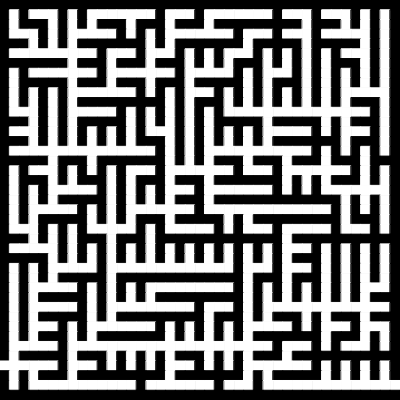
Frame 1 (no input)
Frame 60 (no input): identical to frame 1, image omitted
Frame 120 (the mouse pressed at the canvas centre since frame 60): identical to frame 1, image omitted

The p5.js sketch that drew this single still picture (run headless with seeded random() and noise() and a simulated clock; from frame 60 on, the mouse is pressed at the canvas centre):

// p5.js sketch
// ── sketch.js
function setup() {
    createCanvas(400, 400);
  }
  
  
  function printM(m){
    let s = "";
    for (let i = 0; i < m.length; i++){
      s = s + "\n";
      for (let j = 0; j < m[0].length; j++){
        s = s + " " + m[i][j];
      }
    }
    console.log(s);
  }
  
  function drawMatrix(m){
    let base = width / m.length;
    let altu = height / m[0].length;
    for (let x = 0; x < m.length; x++){
      for (let y = 0; y < m.length; y++){
        c = (m[x][y] == 0)? 255: 0;
        stroke(c);
        fill(c);
        rect(y * altu, x * base, altu, base);
      }
    }
  }
  
  function pared(m, i, j){
    rounds = {}
    rounds.up = i - 1 === 0;
    rounds.right = j + 2 === m[1].length;
    rounds.down = i + 2 === m.length;
    rounds.left = j - 1 === 0;
    return rounds;
  }
  
  function adj(arr, m, i, j){
    let ret = arr;
    let rnds = pared(m, i, j);
    if (!rnds.up && m[i - 2][j] > 0){
      ret.push([i - 2, j, i, j]);
      m[i - 2][j] = -1;
    }
    if (!rnds.right && m[i][j + 2] > 0){
      ret.push([i, j + 2, i, j]);
      m[i][j + 2] = -1;
    }
    if (!rnds.down && m[i + 2][j] > 0){
      ret.push([i + 2, j, i, j]);
      m[i + 2][j] = -1;
    }
    if (!rnds.left && m[i][j - 2] > 0){
      ret.push([i, j - 2, i, j]);
      m[i][j - 2] = -1;
    }
    
    return ret;
  }
  
  function generate(cellH, cellV){
    let h = 2 * cellH + 1;
    let v = 2 * cellV + 1;
    let m = [];
    let salas = [];
    
  
    for (let i = 0; i < v; i++){
      m[i] = []
      for (let j = 0; j < h; j++){
        m[i][j] = 1;
      }
    }
    let init = 2 * parseInt(Math.random() * cellH) + 1;
    let end = 0;
    do {
      end = 2 * parseInt(Math.random() * cellH) + 1;
    } while (end === init);
    salas = adj(salas, m, init, 1);
    m[init][1] = 0;
    m[init][0] = 0;
    m[end][h - 1] = 0;
    let a = 0;
    while (salas.length > 0){
      let sel = parseInt(Math.random() * salas.length);
      let i0 = salas[sel][0];
      let j0 = salas[sel][1];
      let i = salas[sel][2];
      let j = salas[sel][3];
      m[i][j] = 0;
      
      let wall = [];
      wall[0] = (i0 === i)? i: parseInt((i0 + i) / 2);
      wall[1] = (j0 === j)? j: parseInt((j0 + j) / 2);
      m[wall[0]][wall[1]] = 0;
      m[i0][j0] = 0;
      salas = adj(salas, m, i0, j0)
  
      salas.splice(sel, 1);
    }
    return m;
  }
  
  var laberinto = generate(20, 20);
  
  function draw() {
    background(0);
    drawMatrix(laberinto);
  }
